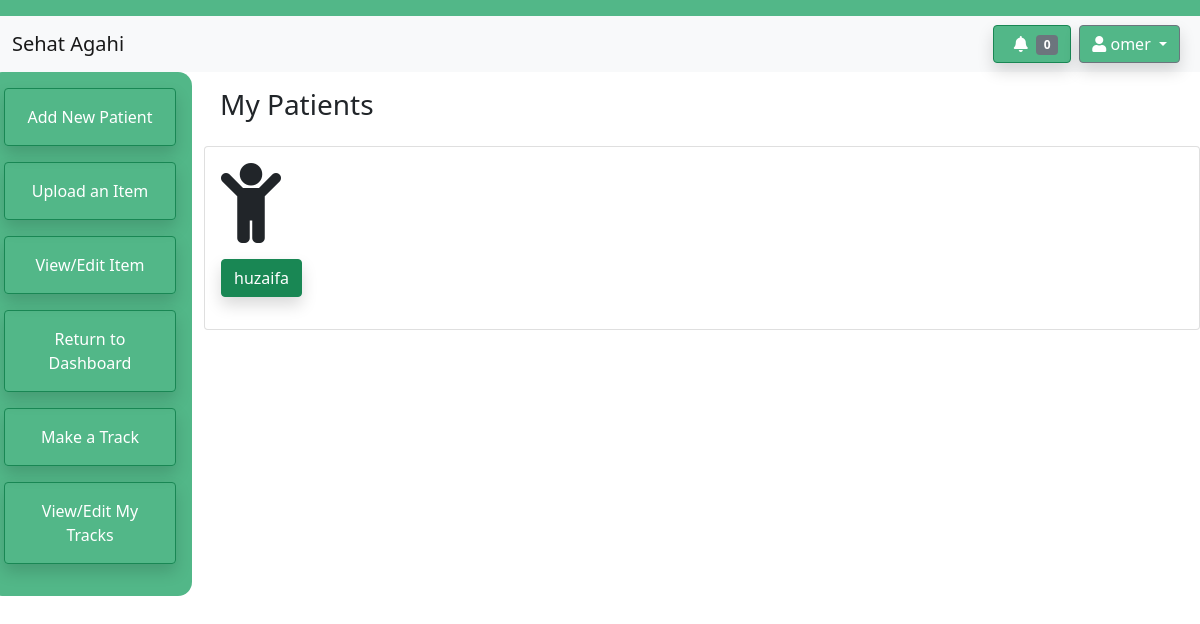
Page /sehatagahiapp/therapist-dashboard (signed in) on the earlier database version.
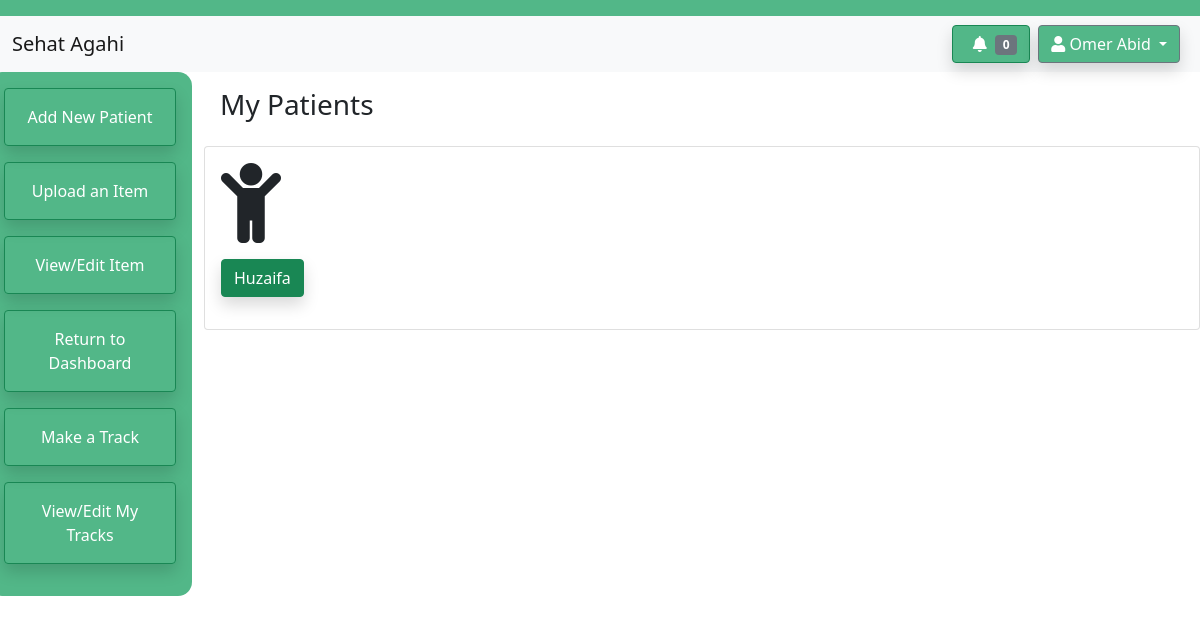
Same page on the later database version.
### sehatagahiapp/models.py (models this page shows, shortened)
class Therapist(models.Model):
    user = models.OneToOneField(User, on_delete=models.CASCADE)
    Name = models.CharField(max_length=64)
    MobileNumber = models.CharField(max_length=11)
    WorkEmail = models.CharField(max_length=64)
    SecurityQs1 = models.CharField(max_length=64)
    SecurityQs2 = models.CharField(max_length=64)
    def getMyPatients(self):
        allPatients = Patient.objects.all()
        myPatients = []
        for patient in allPatients:
            if patient.Therapist == self:
                myPatients.append(patient)
        return myPatients
    def getNumberOfUnreadLogs(self):
        patientList = self.getMyPatients()
        logs = PatientLog.objects.filter(user_ID__in=patientList,isRead = False)
        nUnreadLogs = logs.count()
        return nUnreadLogs

class Patient(models.Model):
    user_ID = models.OneToOneField(User, on_delete=models.CASCADE, primary_key=True)
    Name = models.CharField(max_length=64)
    FatherName = models.CharField(max_length=64)
    DOB = models.DateField()
    Area = models.CharField(max_length=64)
    Gender = models.CharField(max_length=64)
    MobileNumber = models.CharField(max_length=11)
    ConditionTags = models.CharField(max_length=64)
    Therapist = models.ForeignKey(Therapist, on_delete=models.SET_NULL, null=True, related_name="Patients")

### sehatagahiapp/views.py (the view)
# urls.py: path("therapist-dashboard", views.getTherapistDashboard, name="therapist-dashboard"),
@login_required
def getTherapistDashboard(request):
    user = request.user
    therapist = user.getTherapist()
    patientList = therapist.getMyPatients()
    context = {
        "name": therapist.Name,
        "sidebarOptions" : therapistOptions,
        "heading" : "My Patients",
        "patients" : patientList,
        "nUnread" : therapist.getNumberOfUnreadLogs()
    }
    return render(request, "sehatagahiapp/therapist-dashboard.html", context)

### sehatagahiapp/models.py (called while the page is built)
    def  getTherapist(self):
        if  self.is_therapist:
            allTherapists = Therapist.objects.all()
            for therapist in allTherapists:
                if therapist.user == self:
                    return therapist
            return None
        return None

### sehatagahiapp/templates/sehatagahiapp/therapist-dashboard.html
{% extends 'sehatagahiapp/dashboard-outline.html' %}
{% block notification %}
        <a href="{% url 'view-unread-logs' %}"><button type="button" class="btn btn-success shadow" style="background-color: #52b788;">
            <i class="fas fa-bell px-2"></i><span class="badge bg-secondary">{{ nUnread }}</span>
        </button></a>
{% endblock %}
{% block sidebar %}
              {% for link, option in sidebarOptions.items %}
              <button class="btn btn-outline-success shadow p-3 mb-3" type="button"><a href="{% url link %}" class="text-white text-decoration-none">{{option}}</a></button>
              {% endfor %}
{% endblock %}
{% block content %}
{% for patient in patients %}
    <div class="card card-title mb-3 p-3">
        <div class="row">
            <div class="col-1"><i class="fas fa-child fa-5x"></i></div>
            <div class=" my-3"> <button class="btn btn-success shadow" type="button"><a href="{% url 'therapist-patient-page' patient.pk %}" class="text-white text-decoration-none">{{ patient.Name }}</a></button></div>
        </div>
    </div>
{% endfor %}
{% endblock %}

### sehatagahiapp/templates/sehatagahiapp/dashboard-outline.html (shortened to what this page needs)
<!doctype html>
<html lang="en">
  <head>
    <link href="https://cdn.jsdelivr.net/npm/bootstrap@5.0.0-beta3/dist/css/bootstrap.min.css" rel="stylesheet">
    <link rel="stylesheet" href="https://use.fontawesome.com/releases/v5.7.0/css/all.css">
    {% load static %}
    <link rel="stylesheet" href="{% static 'sehatagahiapp/make-track.js' %}">
  </head>
  <body>
      <nav class = "navbar" style="background-color: #52b788;" ></nav>
      <nav class = "navbar navbar-light bg-light">
        <div class="container-fluid">
        <a class="navbar-brand" href="{% url 'therapist-dashboard' %}">Sehat Agahi</a>
        <div class="d-flex flex-row">
        {% block notification %}
        {% endblock %}
        <div class="dropdown px-2">
            <a class="btn btn-secondary dropdown-toggle shadow" style="background-color: #52b788" href="#" role="button" id="dropdownMenuLink" data-bs-toggle="dropdown" aria-expanded="false">
               <i class="fas fa-user"></i> {{ name }}
            </a>
          </div>
        </div>
        </div>
      </nav>
      <div class="row">
      <nav class="nav navbar-expand-sm navbar-expand-md text-white p-3 col-sm-12 col-lg-2" style="background-color: #52b788; border-radius: 14px;">
          <div class="collapse navbar-collapse" id="navbarSupportedContent">
          <ul class="nav nav-pills flex-column mb-auto">
              {% block sidebar %}
              {% endblock %}
          </ul>
        </div>
    </nav>
    <div class="col-sm-12 col-lg-10">
        <h3 class="p-3">{{ heading }}</h3>
        {% block content %}
        {% endblock %}
    </div>
    </div>
 </body>
</html>

Differences in the rows shown:
changed Therapist: Name "omer" → "Omer Abid"
changed Patient: Name "huzaifa" → "Huzaifa"
